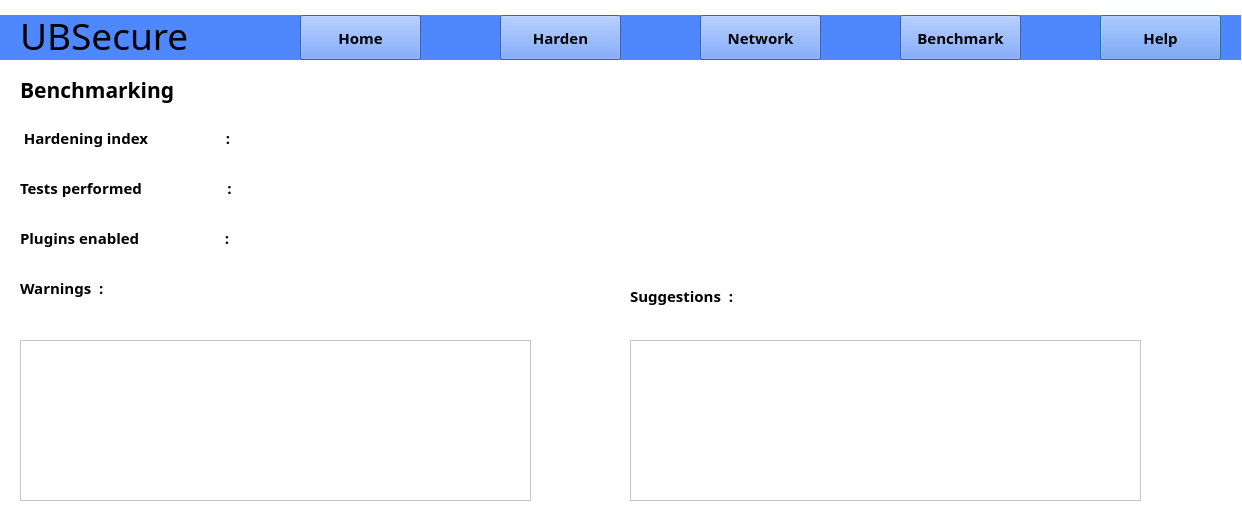
<?xml version="1.0" encoding="UTF-8"?>
<ui version="4.0">
 <class>benchmarking</class>
 <widget class="QDialog" name="benchmarking">
  <property name="geometry">
   <rect>
    <x>0</x>
    <y>0</y>
    <width>1242</width>
    <height>529</height>
   </rect>
  </property>
  <property name="minimumSize">
   <size>
    <width>1242</width>
    <height>529</height>
   </size>
  </property>
  <property name="maximumSize">
   <size>
    <width>1242</width>
    <height>529</height>
   </size>
  </property>
  <property name="windowTitle">
   <string>Dialog</string>
  </property>
  <property name="styleSheet">
   <string notr="true">background-color:rgb(255, 255, 255)</string>
  </property>
  <widget class="QLabel" name="bluebar">
   <property name="geometry">
    <rect>
     <x>0</x>
     <y>15</y>
     <width>1241</width>
     <height>45</height>
    </rect>
   </property>
   <property name="styleSheet">
    <string notr="true">background-color: rgb(79, 135, 255);</string>
   </property>
   <property name="text">
    <string/>
   </property>
  </widget>
  <widget class="QPushButton" name="helpbutton">
   <property name="geometry">
    <rect>
     <x>1100</x>
     <y>15</y>
     <width>121</width>
     <height>45</height>
    </rect>
   </property>
   <property name="font">
    <font>
     <family>Segoe UI Semibold</family>
     <pointsize>11</pointsize>
     <weight>75</weight>
     <bold>true</bold>
    </font>
   </property>
   <property name="styleSheet">
    <string notr="true">background-color: rgb(79, 135, 255);
border-color: qlineargradient(spread:pad, x1:0, y1:0, x2:1, y2:0, stop:0 rgba(0, 0, 0, 255), stop:1 rgba(255, 255, 255, 255));</string>
   </property>
   <property name="text">
    <string>Help</string>
   </property>
  </widget>
  <widget class="QPushButton" name="benchmarkingbuttton">
   <property name="geometry">
    <rect>
     <x>900</x>
     <y>15</y>
     <width>121</width>
     <height>45</height>
    </rect>
   </property>
   <property name="font">
    <font>
     <family>Segoe UI Semibold</family>
     <pointsize>11</pointsize>
     <weight>75</weight>
     <bold>true</bold>
    </font>
   </property>
   <property name="styleSheet">
    <string notr="true">background-color: rgb(79, 135, 255);
border-color: qlineargradient(spread:pad, x1:0, y1:0, x2:1, y2:0, stop:0 rgba(0, 0, 0, 255), stop:1 rgba(255, 255, 255, 255));</string>
   </property>
   <property name="text">
    <string>Benchmark</string>
   </property>
  </widget>
  <widget class="QPushButton" name="hardeningbutton">
   <property name="geometry">
    <rect>
     <x>500</x>
     <y>15</y>
     <width>121</width>
     <height>45</height>
    </rect>
   </property>
   <property name="font">
    <font>
     <family>Segoe UI Semibold</family>
     <pointsize>11</pointsize>
     <weight>75</weight>
     <bold>true</bold>
    </font>
   </property>
   <property name="styleSheet">
    <string notr="true">background-color: rgb(79, 135, 255);
border-color: qlineargradient(spread:pad, x1:0, y1:0, x2:1, y2:0, stop:0 rgba(0, 0, 0, 255), stop:1 rgba(255, 255, 255, 255));</string>
   </property>
   <property name="text">
    <string>Harden</string>
   </property>
  </widget>
  <widget class="QPushButton" name="homebutton">
   <property name="geometry">
    <rect>
     <x>300</x>
     <y>15</y>
     <width>121</width>
     <height>45</height>
    </rect>
   </property>
   <property name="font">
    <font>
     <family>Segoe UI Semibold</family>
     <pointsize>11</pointsize>
     <weight>75</weight>
     <bold>true</bold>
    </font>
   </property>
   <property name="styleSheet">
    <string notr="true">background-color: rgb(79, 135, 255);
border-color: qlineargradient(spread:pad, x1:0, y1:0, x2:1, y2:0, stop:0 rgba(0, 0, 0, 255), stop:1 rgba(255, 255, 255, 255));</string>
   </property>
   <property name="text">
    <string>Home</string>
   </property>
  </widget>
  <widget class="QLabel" name="titlelabel">
   <property name="geometry">
    <rect>
     <x>20</x>
     <y>15</y>
     <width>181</width>
     <height>41</height>
    </rect>
   </property>
   <property name="font">
    <font>
     <family>Sitka</family>
     <pointsize>28</pointsize>
     <weight>50</weight>
     <bold>false</bold>
    </font>
   </property>
   <property name="styleSheet">
    <string notr="true">background-color: rgb(79, 135, 255);
</string>
   </property>
   <property name="text">
    <string>UBSecure</string>
   </property>
  </widget>
  <widget class="QLabel" name="lynuscandetails">
   <property name="geometry">
    <rect>
     <x>20</x>
     <y>70</y>
     <width>311</width>
     <height>40</height>
    </rect>
   </property>
   <property name="font">
    <font>
     <family>Segoe UI Semibold</family>
     <pointsize>16</pointsize>
     <weight>75</weight>
     <bold>true</bold>
    </font>
   </property>
   <property name="text">
    <string>Benchmarking</string>
   </property>
  </widget>
  <widget class="QLabel" name="hardeningindex">
   <property name="geometry">
    <rect>
     <x>20</x>
     <y>120</y>
     <width>291</width>
     <height>35</height>
    </rect>
   </property>
   <property name="font">
    <font>
     <family>Segoe UI Semibold</family>
     <pointsize>11</pointsize>
     <weight>75</weight>
     <bold>true</bold>
    </font>
   </property>
   <property name="text">
    <string> Hardening index                    :</string>
   </property>
  </widget>
  <widget class="QLabel" name="testsperformed">
   <property name="geometry">
    <rect>
     <x>20</x>
     <y>170</y>
     <width>301</width>
     <height>35</height>
    </rect>
   </property>
   <property name="font">
    <font>
     <family>Segoe UI Semibold</family>
     <pointsize>11</pointsize>
     <weight>75</weight>
     <bold>true</bold>
    </font>
   </property>
   <property name="text">
    <string>Tests performed                      :</string>
   </property>
  </widget>
  <widget class="QLabel" name="pluginsenabled">
   <property name="geometry">
    <rect>
     <x>20</x>
     <y>220</y>
     <width>291</width>
     <height>35</height>
    </rect>
   </property>
   <property name="font">
    <font>
     <family>Segoe UI Semibold</family>
     <pointsize>11</pointsize>
     <weight>75</weight>
     <bold>true</bold>
    </font>
   </property>
   <property name="text">
    <string>Plugins enabled                      :</string>
   </property>
  </widget>
  <widget class="QLabel" name="label_6">
   <property name="geometry">
    <rect>
     <x>350</x>
     <y>120</y>
     <width>191</width>
     <height>31</height>
    </rect>
   </property>
   <property name="text">
    <string/>
   </property>
  </widget>
  <widget class="QLabel" name="label_8">
   <property name="geometry">
    <rect>
     <x>350</x>
     <y>170</y>
     <width>211</width>
     <height>31</height>
    </rect>
   </property>
   <property name="text">
    <string/>
   </property>
  </widget>
  <widget class="QLabel" name="label_9">
   <property name="geometry">
    <rect>
     <x>350</x>
     <y>220</y>
     <width>201</width>
     <height>31</height>
    </rect>
   </property>
   <property name="text">
    <string/>
   </property>
  </widget>
  <widget class="QTextBrowser" name="textBrowser">
   <property name="geometry">
    <rect>
     <x>20</x>
     <y>340</y>
     <width>511</width>
     <height>161</height>
    </rect>
   </property>
  </widget>
  <widget class="QTextBrowser" name="textBrowser_2">
   <property name="geometry">
    <rect>
     <x>630</x>
     <y>340</y>
     <width>511</width>
     <height>161</height>
    </rect>
   </property>
  </widget>
  <widget class="QLabel" name="warnings">
   <property name="geometry">
    <rect>
     <x>20</x>
     <y>270</y>
     <width>160</width>
     <height>35</height>
    </rect>
   </property>
   <property name="font">
    <font>
     <family>Segoe UI Semibold</family>
     <pointsize>11</pointsize>
     <weight>75</weight>
     <bold>true</bold>
    </font>
   </property>
   <property name="text">
    <string>Warnings  :</string>
   </property>
  </widget>
  <widget class="QLabel" name="suggestions">
   <property name="geometry">
    <rect>
     <x>630</x>
     <y>270</y>
     <width>161</width>
     <height>51</height>
    </rect>
   </property>
   <property name="font">
    <font>
     <family>Segoe UI Semibold</family>
     <pointsize>11</pointsize>
     <weight>75</weight>
     <bold>true</bold>
    </font>
   </property>
   <property name="text">
    <string>Suggestions  :</string>
   </property>
  </widget>
  <widget class="QPushButton" name="hardeningbutton_2">
   <property name="geometry">
    <rect>
     <x>700</x>
     <y>15</y>
     <width>121</width>
     <height>45</height>
    </rect>
   </property>
   <property name="font">
    <font>
     <family>Segoe UI Semibold</family>
     <pointsize>11</pointsize>
     <weight>75</weight>
     <bold>true</bold>
    </font>
   </property>
   <property name="styleSheet">
    <string notr="true">background-color: rgb(79, 135, 255);
border-color: qlineargradient(spread:pad, x1:0, y1:0, x2:1, y2:0, stop:0 rgba(0, 0, 0, 255), stop:1 rgba(255, 255, 255, 255));</string>
   </property>
   <property name="text">
    <string>Network</string>
   </property>
  </widget>
 </widget>
 <resources/>
 <connections/>
</ui>
